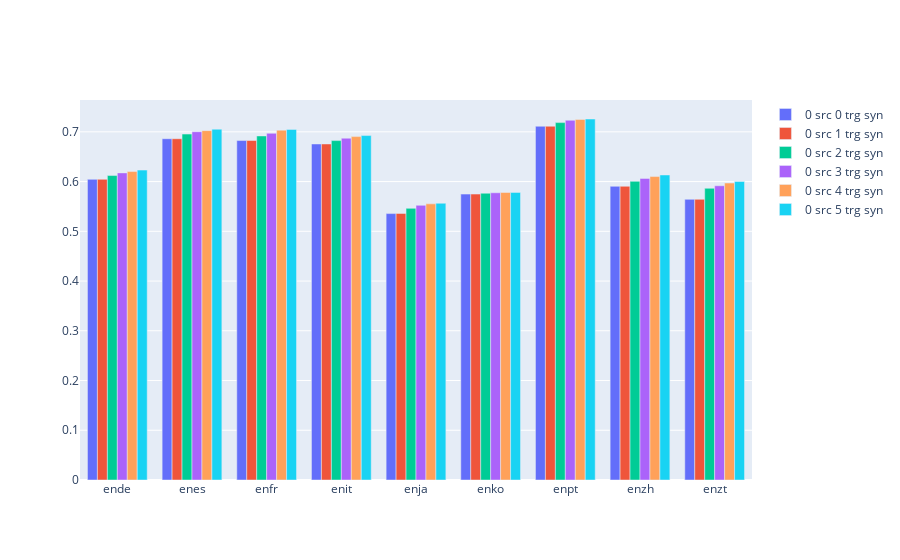

Notebook source saved alongside this figure:
### Code cell
datalist = []
for num_synonyms_sourcelang in range(1):
  for num_synonyms_targetlang in range(6):
    yvals = [langpair_to_num_src_trg_synonyms_prefix_nextword_to_accuracy[lang][(num_synonyms_sourcelang, num_synonyms_targetlang)] for lang in langpair_list]
    dataitem = go.Bar(name=f'{num_synonyms_sourcelang} src {num_synonyms_targetlang} trg syn', x=langpair_list, y=yvals)
    datalist.append(dataitem)
fig = go.Figure(data=datalist)
# Change the bar mode
fig.update_layout(barmode='group')
fig.show()

### Figure 1 — Plotly figure (JSON) as saved in the notebook; plotly's stock layout.template omitted (floating-point values rounded to 4 significant figures)
{"data": [{"name": "0 src 0 trg syn", "type": "bar", "x": ["ende", "enes", "enfr", "enit", "enja", "enko", "enpt", "enzh", "enzt"], "y": [0.6045, 0.6861, 0.6825, 0.6756, 0.5356, 0.5749, 0.7112, 0.5905, 0.5643]}, {"name": "0 src 1 trg syn", "type": "bar", "x": ["ende", "enes", "enfr", "enit", "enja", "enko", "enpt", "enzh", "enzt"], "y": [0.6045, 0.6862, 0.6825, 0.6756, 0.5359, 0.5749, 0.7113, 0.5906, 0.5644]}, {"name": "0 src 2 trg syn", "type": "bar", "x": ["ende", "enes", "enfr", "enit", "enja", "enko", "enpt", "enzh", "enzt"], "y": [0.6121, 0.6955, 0.6917, 0.6824, 0.5461, 0.5766, 0.7185, 0.6005, 0.5865]}, {"name": "0 src 3 trg syn", "type": "bar", "x": ["ende", "enes", "enfr", "enit", "enja", "enko", "enpt", "enzh", "enzt"], "y": [0.6175, 0.7002, 0.697, 0.6872, 0.5522, 0.5775, 0.7233, 0.6064, 0.5916]}, {"name": "0 src 4 trg syn", "type": "bar", "x": ["ende", "enes", "enfr", "enit", "enja", "enko", "enpt", "enzh", "enzt"], "y": [0.6201, 0.7024, 0.7034, 0.6904, 0.5552, 0.5781, 0.725, 0.6101, 0.5971]}, {"name": "0 src 5 trg syn", "type": "bar", "x": ["ende", "enes", "enfr", "enit", "enja", "enko", "enpt", "enzh", "enzt"], "y": [0.6231, 0.7053, 0.7049, 0.6925, 0.5564, 0.5782, 0.7258, 0.6133, 0.6002]}], "layout": {"barmode": "group"}}
